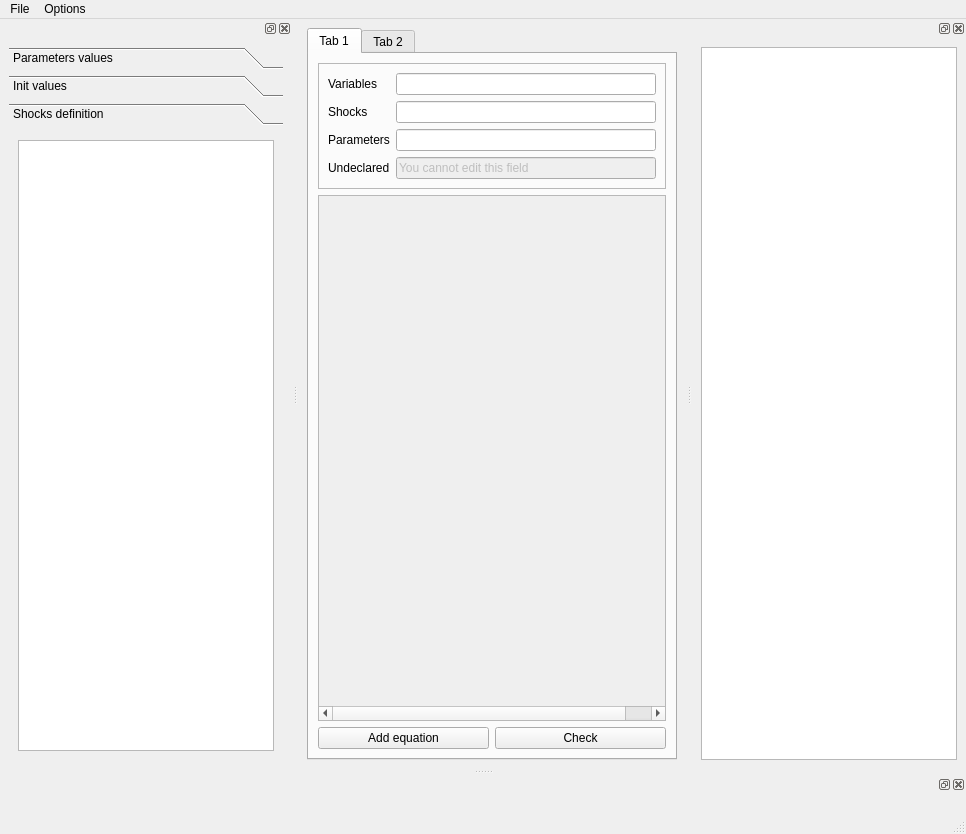
<?xml version="1.0" encoding="UTF-8"?>
<ui version="4.0">
 <class>MainWindow</class>
 <widget class="QMainWindow" name="MainWindow">
  <property name="geometry">
   <rect>
    <x>0</x>
    <y>0</y>
    <width>966</width>
    <height>834</height>
   </rect>
  </property>
  <property name="windowTitle">
   <string>MainWindow</string>
  </property>
  <widget class="QWidget" name="centralwidget">
   <layout class="QVBoxLayout" name="verticalLayout_9">
    <item>
     <widget class="QTabWidget" name="tabWidget">
      <property name="currentIndex">
       <number>0</number>
      </property>
      <widget class="QWidget" name="tab">
       <attribute name="title">
        <string>Tab 1</string>
       </attribute>
       <layout class="QVBoxLayout" name="verticalLayout_4">
        <item>
         <widget class="QFrame" name="frame">
          <property name="frameShape">
           <enum>QFrame::StyledPanel</enum>
          </property>
          <property name="frameShadow">
           <enum>QFrame::Raised</enum>
          </property>
          <layout class="QVBoxLayout" name="verticalLayout">
           <item>
            <layout class="QFormLayout" name="formLayout">
             <item row="0" column="0">
              <widget class="QLabel" name="label">
               <property name="text">
                <string>Variables</string>
               </property>
              </widget>
             </item>
             <item row="1" column="0">
              <widget class="QLabel" name="label_2">
               <property name="text">
                <string>Shocks</string>
               </property>
              </widget>
             </item>
             <item row="2" column="0">
              <widget class="QLabel" name="label_3">
               <property name="text">
                <string>Parameters</string>
               </property>
              </widget>
             </item>
             <item row="3" column="0">
              <widget class="QLabel" name="label_4">
               <property name="text">
                <string>Undeclared</string>
               </property>
              </widget>
             </item>
             <item row="0" column="1">
              <widget class="QLineEdit" name="lineEdit_var"/>
             </item>
             <item row="1" column="1">
              <widget class="QLineEdit" name="lineEdit_shocks"/>
             </item>
             <item row="2" column="1">
              <widget class="QLineEdit" name="lineEdit_parameters"/>
             </item>
             <item row="3" column="1">
              <widget class="QLineEdit" name="lineEdit_undeclared">
               <property name="enabled">
                <bool>false</bool>
               </property>
               <property name="text">
                <string>You cannot edit this field</string>
               </property>
              </widget>
             </item>
            </layout>
           </item>
          </layout>
         </widget>
        </item>
        <item>
         <widget class="QScrollArea" name="scrollArea">
          <property name="widgetResizable">
           <bool>true</bool>
          </property>
          <widget class="QWidget" name="scrollAreaWidgetContents">
           <property name="geometry">
            <rect>
             <x>0</x>
             <y>0</y>
             <width>376</width>
             <height>462</height>
            </rect>
           </property>
           <layout class="QVBoxLayout" name="verticalLayout_2">
            <item>
             <spacer name="verticalSpacer">
              <property name="orientation">
               <enum>Qt::Vertical</enum>
              </property>
              <property name="sizeHint" stdset="0">
               <size>
                <width>358</width>
                <height>118</height>
               </size>
              </property>
             </spacer>
            </item>
            <item>
             <layout class="QVBoxLayout" name="verticalLayout_3"/>
            </item>
           </layout>
          </widget>
         </widget>
        </item>
        <item>
         <layout class="QHBoxLayout" name="horizontalLayout_2">
          <item>
           <widget class="QPushButton" name="pushButton">
            <property name="text">
             <string>Add equation</string>
            </property>
           </widget>
          </item>
          <item>
           <widget class="QPushButton" name="pushButton_2">
            <property name="text">
             <string>Check</string>
            </property>
           </widget>
          </item>
         </layout>
        </item>
       </layout>
      </widget>
      <widget class="QWidget" name="tab_2">
       <attribute name="title">
        <string>Tab 2</string>
       </attribute>
      </widget>
     </widget>
    </item>
   </layout>
  </widget>
  <widget class="QMenuBar" name="menubar">
   <property name="geometry">
    <rect>
     <x>0</x>
     <y>0</y>
     <width>966</width>
     <height>25</height>
    </rect>
   </property>
   <widget class="QMenu" name="menuFil">
    <property name="title">
     <string>File</string>
    </property>
    <addaction name="actionOpen"/>
    <addaction name="actionSave"/>
    <addaction name="separator"/>
    <addaction name="actionExit"/>
   </widget>
   <widget class="QMenu" name="menuOptions">
    <property name="title">
     <string>Options</string>
    </property>
    <addaction name="actionGeneral_options"/>
   </widget>
   <addaction name="menuFil"/>
   <addaction name="menuOptions"/>
  </widget>
  <widget class="QStatusBar" name="statusbar"/>
  <widget class="QDockWidget" name="dockWidget">
   <attribute name="dockWidgetArea">
    <number>8</number>
   </attribute>
   <widget class="QWidget" name="dockWidgetContents">
    <layout class="QHBoxLayout" name="horizontalLayout"/>
   </widget>
  </widget>
  <widget class="QDockWidget" name="dockWidget_2">
   <attribute name="dockWidgetArea">
    <number>1</number>
   </attribute>
   <widget class="QWidget" name="dockWidgetContents_2">
    <layout class="QVBoxLayout" name="verticalLayout_5">
     <item>
      <widget class="QToolBox" name="toolBox">
       <property name="currentIndex">
        <number>2</number>
       </property>
       <widget class="QWidget" name="page">
        <property name="geometry">
         <rect>
          <x>0</x>
          <y>0</y>
          <width>98</width>
          <height>96</height>
         </rect>
        </property>
        <attribute name="label">
         <string>Parameters values</string>
        </attribute>
        <layout class="QVBoxLayout" name="verticalLayout_8">
         <item>
          <widget class="QPlainTextEdit" name="plainTextEdit">
           <property name="font">
            <font>
             <family>DejaVu Sans Mono</family>
            </font>
           </property>
          </widget>
         </item>
        </layout>
       </widget>
       <widget class="QWidget" name="page_2">
        <property name="geometry">
         <rect>
          <x>0</x>
          <y>0</y>
          <width>98</width>
          <height>96</height>
         </rect>
        </property>
        <attribute name="label">
         <string>Init values</string>
        </attribute>
        <layout class="QVBoxLayout" name="verticalLayout_6">
         <item>
          <widget class="QPlainTextEdit" name="plainTextEdit_2">
           <property name="font">
            <font>
             <family>DejaVu Sans Mono</family>
            </font>
           </property>
          </widget>
         </item>
        </layout>
       </widget>
       <widget class="QWidget" name="page_3">
        <property name="geometry">
         <rect>
          <x>0</x>
          <y>0</y>
          <width>274</width>
          <height>602</height>
         </rect>
        </property>
        <attribute name="label">
         <string>Shocks definition</string>
        </attribute>
        <layout class="QVBoxLayout" name="verticalLayout_7">
         <item>
          <widget class="QPlainTextEdit" name="plainTextEdit_3">
           <property name="font">
            <font>
             <family>DejaVu Sans Mono</family>
            </font>
           </property>
          </widget>
         </item>
        </layout>
       </widget>
      </widget>
     </item>
    </layout>
   </widget>
  </widget>
  <widget class="QDockWidget" name="dockWidget_3">
   <attribute name="dockWidgetArea">
    <number>2</number>
   </attribute>
   <widget class="QWidget" name="dockWidgetContents_3">
    <layout class="QVBoxLayout" name="verticalLayout_10">
     <item>
      <widget class="QTextEdit" name="textEdit">
       <property name="font">
        <font>
         <family>DejaVu Sans Mono</family>
        </font>
       </property>
      </widget>
     </item>
    </layout>
   </widget>
  </widget>
  <action name="actionOpen">
   <property name="text">
    <string>Open</string>
   </property>
  </action>
  <action name="actionSave">
   <property name="text">
    <string>Save</string>
   </property>
  </action>
  <action name="actionExit">
   <property name="text">
    <string>Exit</string>
   </property>
  </action>
  <action name="actionGeneral_options">
   <property name="text">
    <string>General options</string>
   </property>
  </action>
 </widget>
 <resources/>
 <connections/>
</ui>
